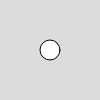
Frame 1 (no input)
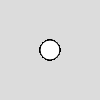
Frame 60 (no input)
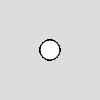
Frame 120 (the mouse pressed at the canvas centre since frame 60)

The p5.js sketch that drew these frames (run headless with seeded random() and noise() and a simulated clock; from frame 60 on, the mouse is pressed at the canvas centre):

// p5.js sketch
// ── sketch.js
// https://editor.p5js.org/jht1493/sketches/LZwntA2dD
// 3.2 mouseOver reference
// Use createA to use DOM to link to reference

let cnv;
let d;
function setup() {
  cnv = createCanvas(100, 100);
  cnv.mouseOver(changeGray);
  d = 10;
  background(220);
  let aRef = 'https://p5js.org/reference/#/p5.Element/mouseOver';
  createA(aRef,'mouseOver reference','target')
}

function draw() {
  ellipse(width / 2, height / 2, d, d);
}

function changeGray() {
  d = d + 10;
  if (d > 100) {
    d = 0;
  }
}

// https://p5js.org/reference/#/p5/createA
// createA(href, html, [target])
